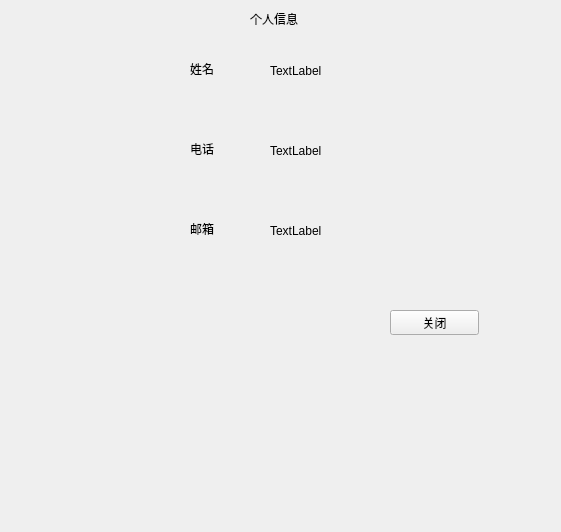
<?xml version="1.0" encoding="UTF-8"?>
<ui version="4.0">
 <class>loggin</class>
 <widget class="QWidget" name="loggin">
  <property name="geometry">
   <rect>
    <x>0</x>
    <y>0</y>
    <width>561</width>
    <height>532</height>
   </rect>
  </property>
  <property name="cursor">
   <cursorShape>CrossCursor</cursorShape>
  </property>
  <property name="windowTitle">
   <string>user</string>
  </property>
  <widget class="QLabel" name="photo">
   <property name="geometry">
    <rect>
     <x>40</x>
     <y>60</y>
     <width>131</width>
     <height>191</height>
    </rect>
   </property>
   <property name="text">
    <string/>
   </property>
  </widget>
  <widget class="QLabel" name="personal_info">
   <property name="geometry">
    <rect>
     <x>250</x>
     <y>10</y>
     <width>67</width>
     <height>17</height>
    </rect>
   </property>
   <property name="text">
    <string>个人信息</string>
   </property>
  </widget>
  <widget class="QLabel" name="username">
   <property name="geometry">
    <rect>
     <x>190</x>
     <y>60</y>
     <width>67</width>
     <height>17</height>
    </rect>
   </property>
   <property name="text">
    <string>姓名</string>
   </property>
  </widget>
  <widget class="QLabel" name="tel">
   <property name="geometry">
    <rect>
     <x>190</x>
     <y>140</y>
     <width>67</width>
     <height>17</height>
    </rect>
   </property>
   <property name="text">
    <string>电话</string>
   </property>
  </widget>
  <widget class="QLabel" name="email">
   <property name="geometry">
    <rect>
     <x>190</x>
     <y>220</y>
     <width>67</width>
     <height>17</height>
    </rect>
   </property>
   <property name="text">
    <string>邮箱</string>
   </property>
  </widget>
  <widget class="QPushButton" name="exitButton">
   <property name="geometry">
    <rect>
     <x>390</x>
     <y>310</y>
     <width>89</width>
     <height>25</height>
    </rect>
   </property>
   <property name="text">
    <string>关闭</string>
   </property>
  </widget>
  <widget class="QLabel" name="get_username">
   <property name="geometry">
    <rect>
     <x>270</x>
     <y>60</y>
     <width>111</width>
     <height>21</height>
    </rect>
   </property>
   <property name="text">
    <string>TextLabel</string>
   </property>
  </widget>
  <widget class="QLabel" name="get_tel">
   <property name="geometry">
    <rect>
     <x>270</x>
     <y>140</y>
     <width>111</width>
     <height>21</height>
    </rect>
   </property>
   <property name="text">
    <string>TextLabel</string>
   </property>
  </widget>
  <widget class="QLabel" name="get_email">
   <property name="geometry">
    <rect>
     <x>270</x>
     <y>220</y>
     <width>111</width>
     <height>21</height>
    </rect>
   </property>
   <property name="text">
    <string>TextLabel</string>
   </property>
  </widget>
 </widget>
 <resources/>
 <connections/>
</ui>
